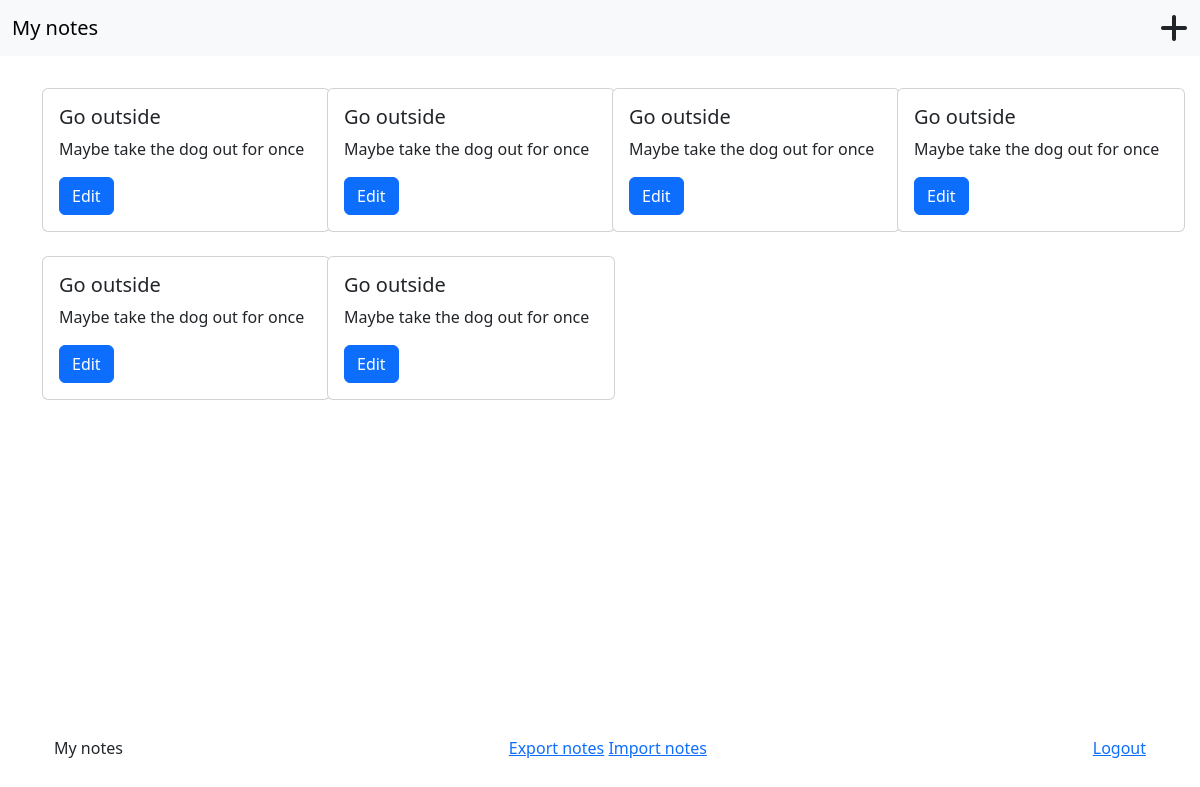
/ (signed in), run on the app's committed database.
### tables this page shows
CREATE TABLE notes (note_id INTEGER PRIMARY KEY ASC AUTOINCREMENT NOT NULL, title TEXT NOT NULL, text TEXT, date REAL NOT NULL, user_id INTEGER REFERENCES users (id) NOT NULL);

### app.py (the view)
@app.route("/", methods = ["GET"])
@login_required
def home():
    user_id = session["user_id"]
    notes = db.execute("SELECT * FROM notes WHERE user_id = ?", user_id)
    number_of_notes = db.execute("SELECT COUNT(*) FROM notes WHERE user_id = ?", user_id)
    return render_template("home.html", notes = notes)

### helpers.py (called while the page is built)
def login_required(f):
    @wraps(f)
    def decorated_function(*args, **kwargs):
        if session.get("user_id") is None:
            return redirect("/login")
        return f(*args, **kwargs)
    return decorated_function

### templates/home.html (shortened to what this page needs)
{% extends "index.html" %}
{% block main %}
    <div class="row g-4 mt-2">
        {% for note in notes %}
            <div class="col-sm-12 col-md-6 col col-lg-3">
                <div class="card" style="width: 18rem;">
                    <div class="card-body">
                        <h5 class="card-title">{{note.title}}</h5>
                        <p class="card-text">{{note.text}}</p>
                        <button type="button" class="btn btn-primary" data-bs-toggle="modal" data-bs-target="#{{note.note_id}}">Edit</button>
                    </div>
                </div>
            </div>
        {% endfor %}
    </div>
{% endblock %}

### templates/index.html (shortened to what this page needs)
<!DOCTYPE html>
<html>
    <head>
        <link href="https://cdn.jsdelivr.net/npm/bootstrap@5.3.0-alpha3/dist/css/bootstrap.min.css" rel="stylesheet">
        <link href="/static/styles.css" rel="stylesheet">
        <nav class="navbar navbar-light bg-light">
            <div class="container-fluid">
                {% if session['user_id'] %}
                    <a class="navbar-brand" href="/">My notes</a>
                    <i data-bs-toggle="modal" data-bs-target="#new" class="fa-solid fa-plus fa-2x"></i>
                {% else %}
                    <a class="navbar-brand" href="/">Notes</a>
                    <a class="nav-link" href="/login">Log In</a>
                {% endif %}
            </div>
        </nav>
    </head>
    <body>
        <div class="container">
            {% block main %}
            {% endblock %}
        </div>
        <footer class="container p-4 rounded fixed-bottom">
            <div class="d-lg-flex justify-content-between">
              <div>
                <span>My notes</span>
              </div>
              <div class="copyright">
                <a href="/export">Export notes</a>
                <a href="/import">Import notes</a>
              </div>
              <div>
                <ul class="d-flex gap-3 list-unstyled">
                  <a href="/logout">Logout</a>
                </ul>
              </div>
            </div>
          </footer>
    </body>
</html>

### data on the page
notes: title "Go outside", text "Maybe take the dog out for once"
notes: title "Go outside", text "Maybe take the dog out for once"
notes: title "Go outside", text "Maybe take the dog out for once"
notes: title "Go outside", text "Maybe take the dog out for once"
notes: title "Go outside", text "Maybe take the dog out for once"
notes: title "Go outside", text "Maybe take the dog out for once"
